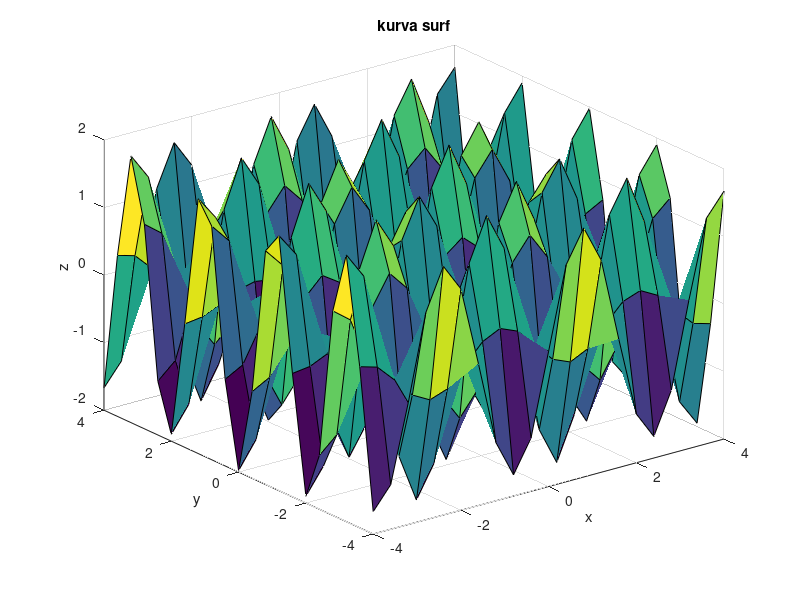
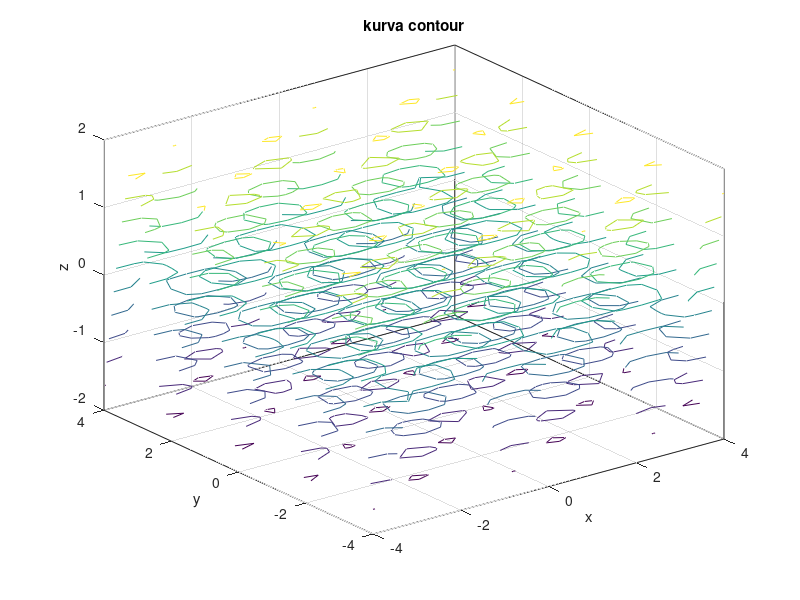
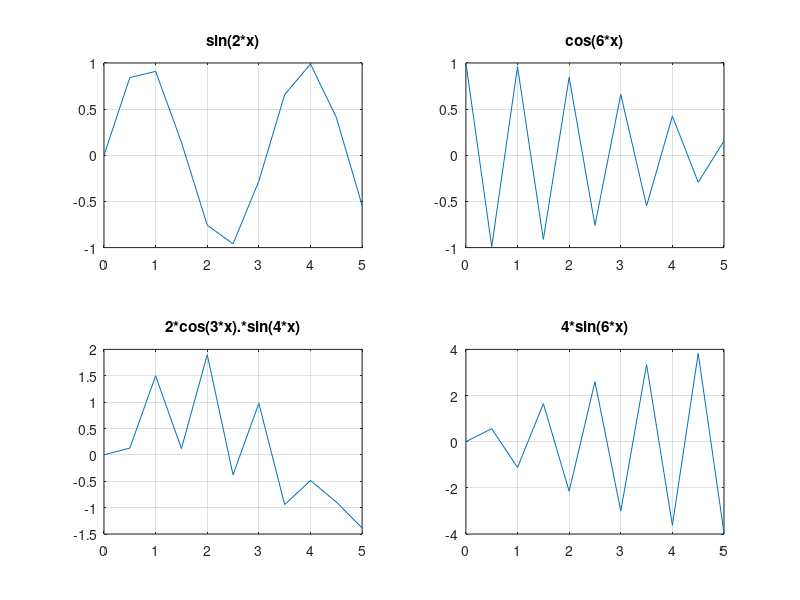
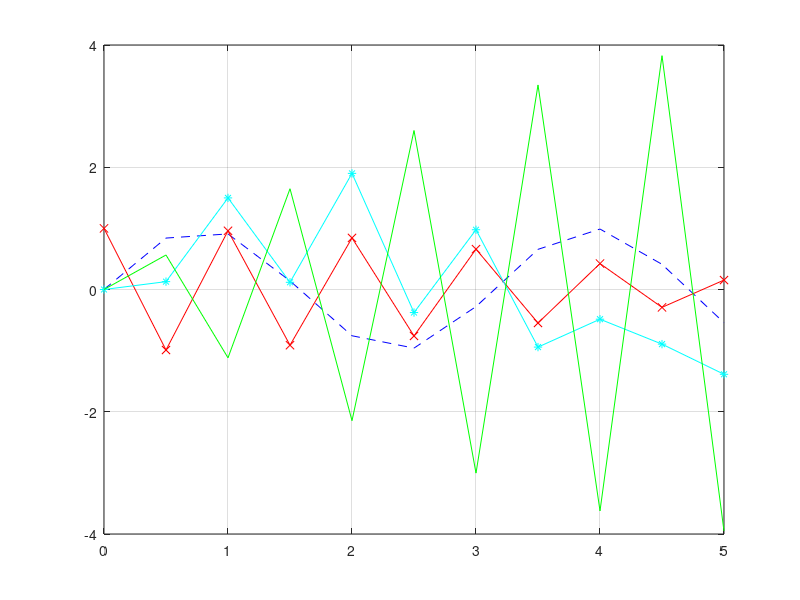

These charts were generated, in order, by the following MATLAB code:
%UAS MATLAB FITRA RAMADHAN 112022055
%6 Januari 2024

%Soal 1
%NILAI MATRIKS:

clc
clear

A=[1 0 0; 3 1 2; 2 3 3]
B=[1 0 0; 4 2 3; 1 1 2]

%a) eigen matriks A & B
aA = eig(A)
aB = eig(B)

%b) singularitas matriks A & B
bA = svd(A)
bB = svd(B)

%c) matriks segitiga atas dari matriks A & B
cA = triu(A)
cB = triu(B)

%d) matriks segitiga bawah A & B
dA = tril(A)
dB = tril(B)

%e) nilai maximum matriks A & B
eA = max(max(A))
eB = max(max(B))

%f) nilai minimum matriks A & B
fA = min(min(A))
fB = min(min(B))

%g) jumlah kolom elemen matriks A & B
gA = length(A)
gB = length(B)

%h) diagonal matriks A & B
hA = diag(A)
hB = diag(B)

%Soal 2
%Selesaikan persamaan linier pada persamaan berikut:
%a) x+4y+7z=100
%b) 2x-y+4z=100
%c) 4x-2y+2z=100

A = [1 4 7; 2 -1 4; 4 -2 2]
B = [100; 100; 100]
x = rref([A B])
x = x(:,4)


%Soal 3
% a) Soal 3 Bagian A
%Plot surf
figure(1)
x = -4 : 0.4 : 4;
y = -4 : 0.4 : 4;
[X,Y] = meshgrid(x,y);
Z = 2*sin(2*X).*cos(3*Y);
surf(X,Y,Z);
title("kurva surf");
xlabel ('x'), ylabel ('y'), zlabel ('z');

%Plot contour
figure(2)
x = -4 : 0.4 : 4;
y = -4 : 0.4 : 4;
[X,Y] = meshgrid(x,y);
Z = 2*sin(2*X).*cos(3*Y);
contour3(X,Y,Z);
title("kurva contour");
xlabel ('x'), ylabel ('y'), zlabel ('z');

%b) Soal 3 Bagian B
x = 0 : 0.5 : 5;
y1 = sin(2*x);
y2 = cos(6*x);
y3 = 2*cos(3*x).*sin(4*x);
y4 = 4*sin(6*x);
%cara 1
figure(3)
subplot (2,2,1)
plot (x,y1)
title ('sin(2*x)')
grid on
subplot (2,2,2)
plot (x,y2)
title ('cos(6*x)')
grid on
subplot (2,2,3)
plot (x,y3)
title ('2*cos(3*x).*sin(4*x)')
grid on
subplot (2,2,4)
plot (x,y4)
title ('4*sin(6*x)')
grid on

%cara 2
figure(4)
plot(x,y1,'b--',x,y2,'r-x',x,y3,'c-*',x,y4,'g-')
grid on

%cara 3
figure(5)
[X1,Y1] = meshgrid (x,y1)
[X2,Y2] = meshgrid (x,y2)
[X3,Y3] = meshgrid (x,y3)
[X4,Y4] = meshgrid (x,y4)
subplot (2,2,1)
surf(X1,Y1)
subplot (2,2,2)
surf(X2,Y2)
subplot (2,2,3)
surf(X3,Y3)
subplot (2,2,4)
surf(X4,Y4)
